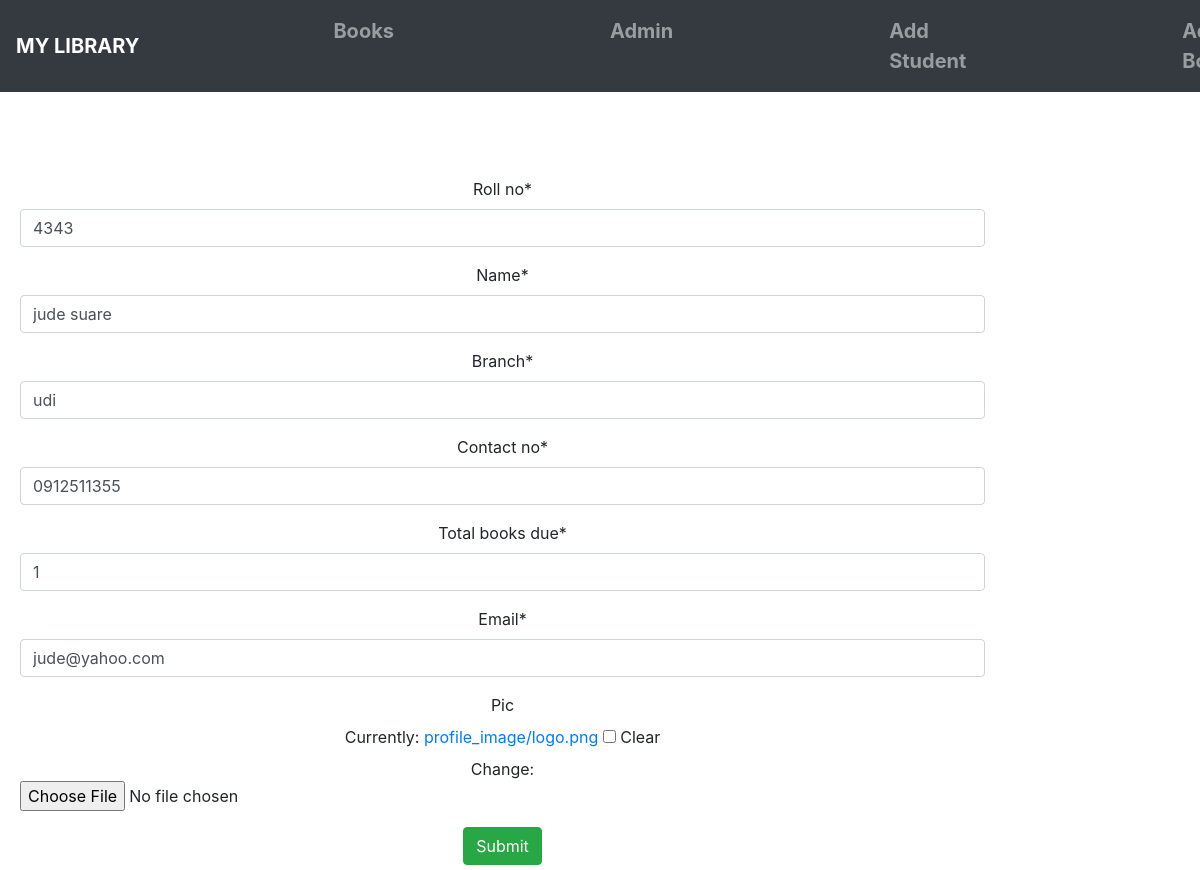
Before: /student8/update/ (signed in) with the older database file.
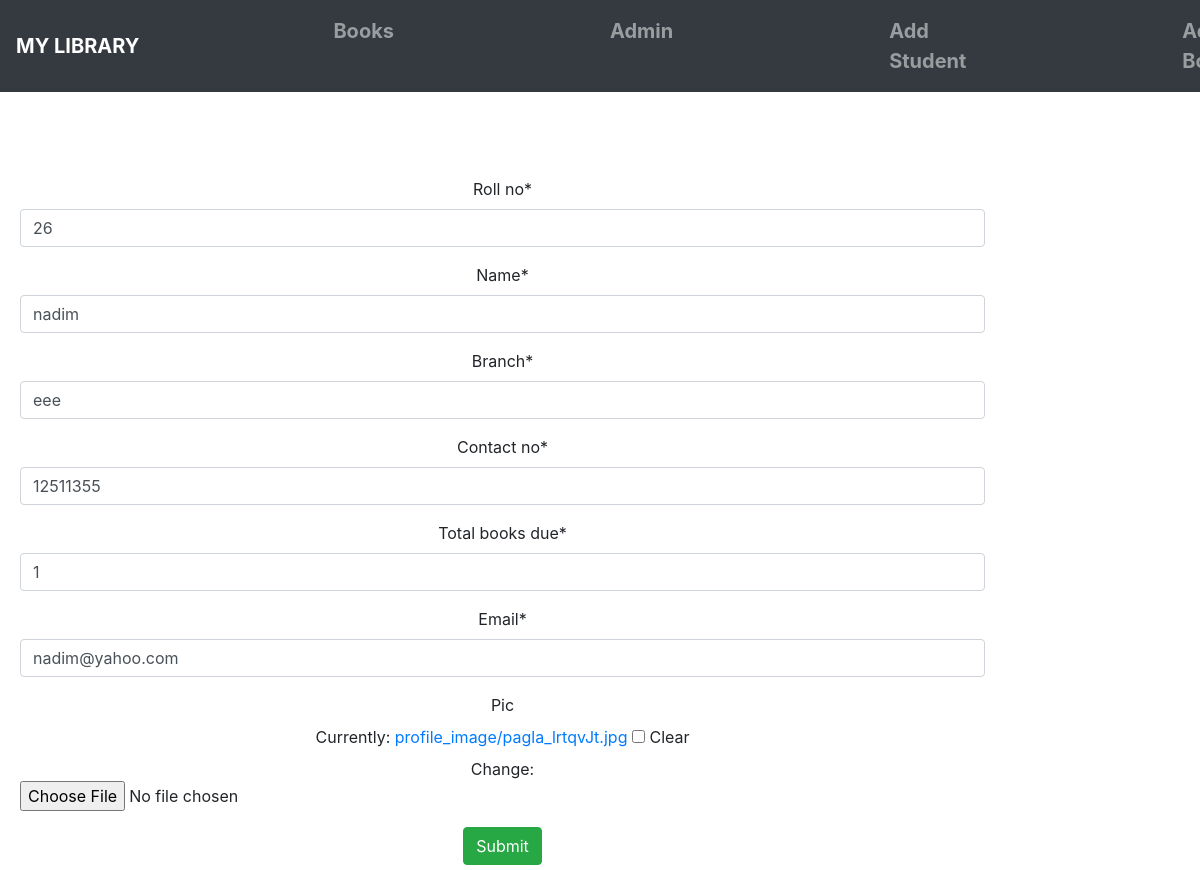
After: the same page with the newer database file.
### management/models.py (models this page shows, shortened)
class Student(models.Model):
    roll_no = models.CharField(max_length=10,unique=True)
    name = models.CharField(max_length=10)
    branch = models.CharField(max_length=3)
    contact_no = models.CharField(max_length=10)
    total_books_due=models.IntegerField(default=0)
    email=models.EmailField(unique=True)
    pic=models.ImageField(blank=True, upload_to='profile_image')

### management/views.py (the view)
# urls.py: path('student<int:pk>/update/', views.StudentUpdate, name='student_update'),
@login_required
def StudentUpdate(request, pk):
    if not request.user.is_superuser:
        return redirect('index')
    obj = Student.objects.get(id=pk)
    form = StudentForm(instance=obj)
    if request.method == 'POST':
        form = StudentForm(data=request.POST, files=request.FILES, instance=obj)
        if form.is_valid():
            obj = form.save(commit=False)
            obj.save()
            return redirect(index)
    return render(request, 'catalog/form.html', locals())

### management/forms.py
class StudentForm(forms.ModelForm):
    class Meta:
        model = Student
        fields = '__all__'

### templates/catalog/form.html (shortened to what this page needs)
{% extends 'base_generic.html' %}
{% load crispy_forms_tags %}
{% block content %}
    <div class="bg bg-white form-group mx-auto my-auto">
        <form method="post" class="form" enctype="multipart/form-data">
            {{ form|crispy }}
            <center><input class="btn btn-success" type="submit" value="Submit"/></center>
        </form>
    </div>
{% endblock %}

Changed rows visible on the page:
changed Student: roll_no "4343" → "26"; name "jude suare" → "nadim"; branch "udi" → "eee"; contact_no "0912511355" → "12511355"; email "jude@yahoo.com" → "nadim@yahoo.com"
Other visible differences:
text no longer shown: "Roll no * Name * Branch * Contact no * Total books due * Email * Pic Currently: profile_image/logo.png Clear Change:"
text now shown: "Roll no * Name * Branch * Contact no * Total books due * Email * Pic Currently: profile_image/pagla_lrtqvJt.jpg Clear Change:"
